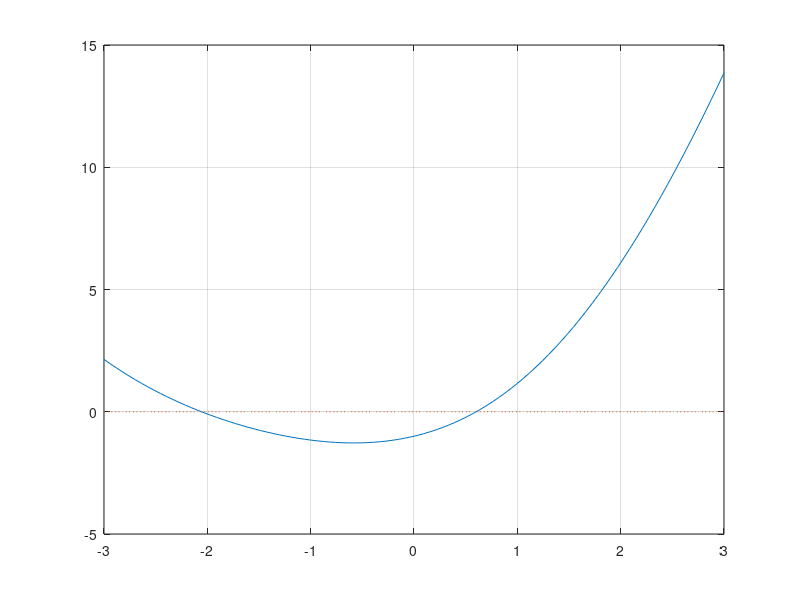

Write MATLAB code to recreate this figure. (Note: this script raises an error after producing the figure.)
%%
clear;
a = 1;
x = fzero(@(x)x.^2-a,0.5);
disp(x);

%%
clear;
a = -3;
b = 3;
m = 100;
x = linspace(a, b, m);
f = 'x.^2+2*x-1-sin(x)';
plot(x , eval(f), x , 0*x, ':');
hold on;
grid on;
z = ginput(1);
[zr, fr] = fzero(f, z(1));
plot(zr, fr, '.r', 'MarkerSize', 20);
plot(z(1), z(2), '.k', 'MarkerSize', 20);

%%
clear;
syms x;
Eq = x*x+2*x-1-sin(x);
a = solve(Eq);
disp(a);
